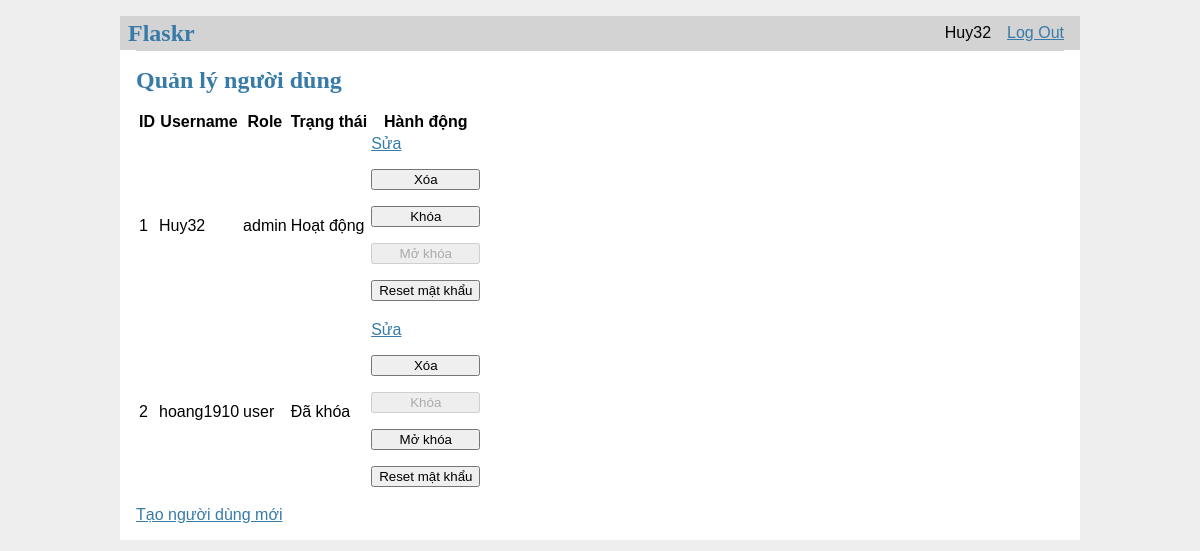
Before: /admin/users (signed in) with the older database file.
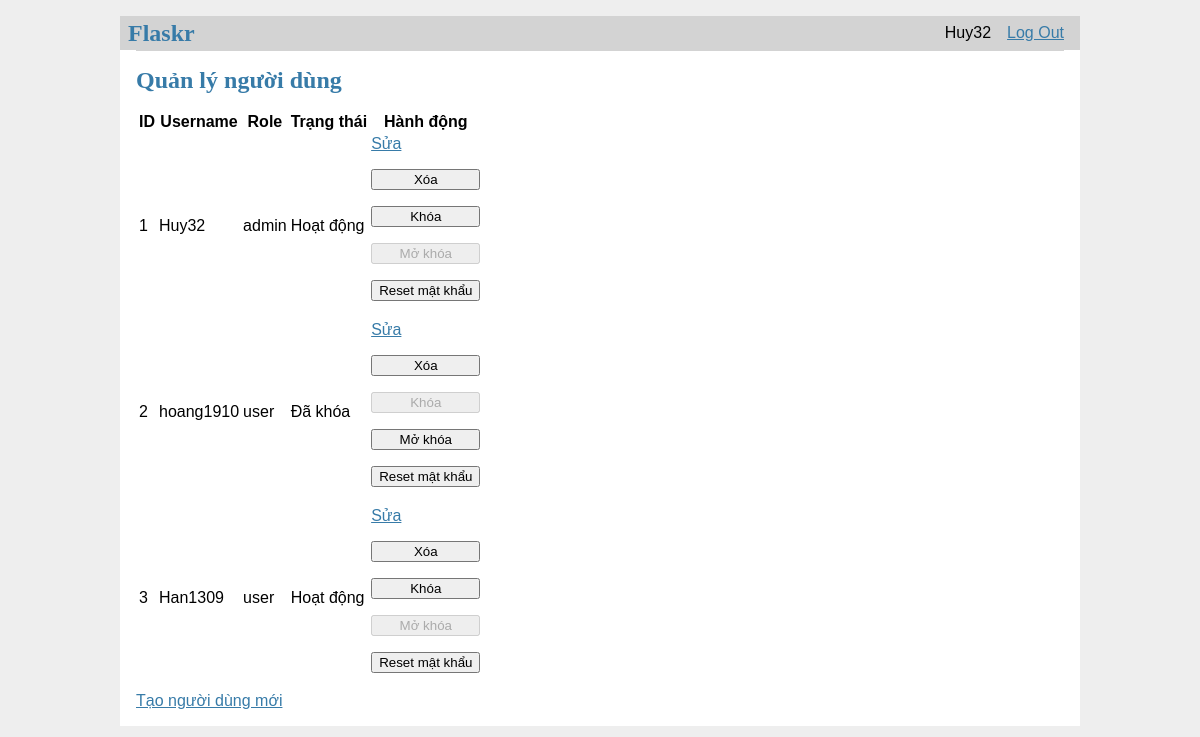
After: the same page with the newer database file.
### tables this page shows
CREATE TABLE user (
    id INTEGER PRIMARY KEY AUTOINCREMENT,
    username TEXT UNIQUE NOT NULL,
    password TEXT NOT NULL,
    role TEXT NOT NULL DEFAULT 'user',
    is_blocked INTEGER NOT NULL DEFAULT 0 
);

### flaskr/admin.py (the view)
@bp.route('/users')
@login_required
def users():
    if g.user['role'] != 'admin':
        return redirect(url_for('index'))
    db = get_db()
    users = db.execute('SELECT * FROM user').fetchall()
    return render_template('admin/users.html', users=users)

### flaskr/auth.py (called while the page is built)
@bp.before_app_request
def load_logged_in_user():
    user_id = session.get('user_id')
    if user_id is None:
        g.user = None
    else:
        user = get_db().execute(
            'SELECT * FROM user WHERE id = ?', (user_id,)
        ).fetchone()
        if user:
            user_dict = dict(user)
            is_blocked = user_dict.get('is_blocked')
            if is_blocked is not None and bool(is_blocked):
                g.user = None
                flash('Tài khoản của bạn đã bị khóa.')
                session.clear()
            else:
                g.user = user
        else:
            g.user = None

def login_required(view):
    @functools.wraps(view)
    def wrapped_view(**kwargs):
        if g.user is None:
            return redirect(url_for('auth.login'))
        return view(**kwargs)
    return wrapped_view

### flaskr/db.py (called while the page is built)
def get_db():
    if 'db' not in g:
        g.db = sqlite3.connect(
            current_app.config['DATABASE'],
            detect_types=sqlite3.PARSE_DECLTYPES
        )
        g.db.row_factory = sqlite3.Row
    return g.db

### flaskr/templates/admin/users.html
{% extends 'base.html' %}
{% block content %}
<h1>Quản lý người dùng</h1>
<table>
    <thead>
        <tr>
            <th>ID</th>
            <th>Username</th>
            <th>Role</th>
            <th>Trạng thái</th>
            <th>Hành động</th>
        </tr>
    </thead>
    <tbody>
        {% for user in users %}
        <tr>
            <td>{{ user.id }}</td>  <td>{{ user.username }}</td> <td>{{ user.role }}</td> <td>{% if user.is_blocked %}Đã khóa{% else %}Hoạt động{% endif %}</td> <td>
                <a href="{{ url_for('admin.update_user', id=user.id) }}">Sửa</a> <form method="POST" action="{{ url_for('admin.delete_user', id=user.id) }}">  <button type="submit">Xóa</button>
                </form>
                <form method="POST" action="{{ url_for('admin.block_user', id=user.id) }}">  <button type="submit" {% if user.is_blocked %}disabled{% endif %}>Khóa</button>
                </form>
                <form method="POST" action="{{ url_for('admin.unblock_user', id=user.id) }}">  <button type="submit" {% if not user.is_blocked %}disabled{% endif %}>Mở khóa</button>
                </form>
                <form method="POST" action="{{ url_for('admin.reset_password', id=user.id) }}">  <button type="submit">Reset mật khẩu</button>
                </form>
            </td>
        </tr>
        {% endfor %}
    </tbody>
</table>
<a href="{{ url_for('admin.create_user') }}">Tạo người dùng mới</a>
{% endblock %}

### flaskr/templates/base.html (shortened to what this page needs)
<!doctype html>
<link rel="stylesheet" href="{{ url_for('static', filename='style.css') }}">
<nav>
    <h1>Flaskr</h1>
    <ul>
        {% if g.user %}
            <li><span>{{ g.user['username'] }}</span>
            <li><a href="{{ url_for('auth.logout') }}">Log Out</a>
        {% else %}
            <li><a href="{{ url_for('auth.register') }}">Register</a>
            <li><a href="{{ url_for('auth.login') }}">Log In</a>
        {% endif %}
    </ul>
</nav>
<section class="content">
    <header>
    </header>
    {% block content %}{% endblock %}
</section>

### flaskr/static/style.css (style rules this page uses)
h1 { font-family: serif; color: #377ba8; margin: 1rem 0; }
a { color: #377ba8; }
nav { background: lightgray; display: flex; align-items: center; padding: 0 0.5rem; }
nav h1 { flex: auto; margin: 0; }
nav ul { display: flex; list-style: none; margin: 0; padding: 0; }
nav ul li a, nav ul li span, header .action { display: block; padding: 0.5rem; }
.content { padding: 0 1rem 1rem; }
.content > header { border-bottom: 1px solid lightgray; display: flex; align-items: flex-end; }
.content:last-child { margin-bottom: 0; }
.content form { margin: 1em 0; display: flex; flex-direction: column; }

Changed rows visible on the page:
added user: id "3", username "Han1309", role "user", is_blocked "Hoạt động"
